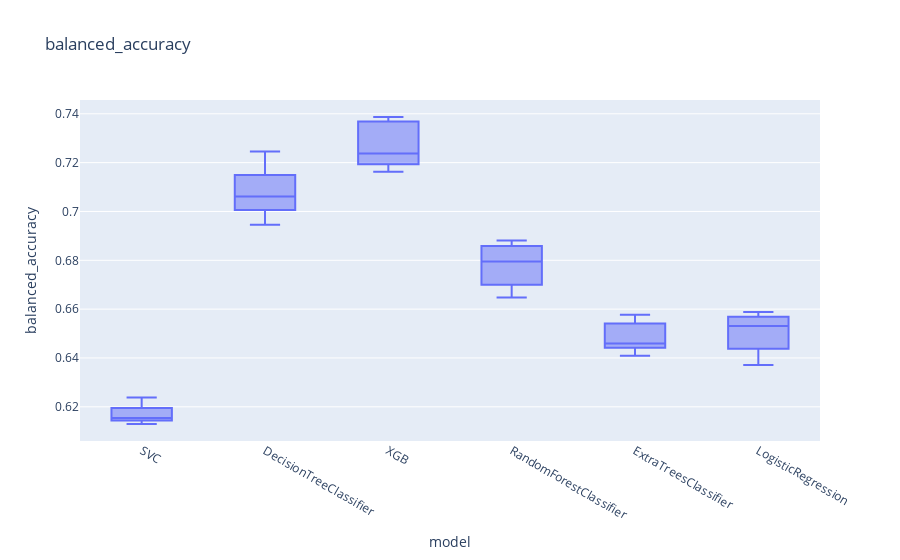
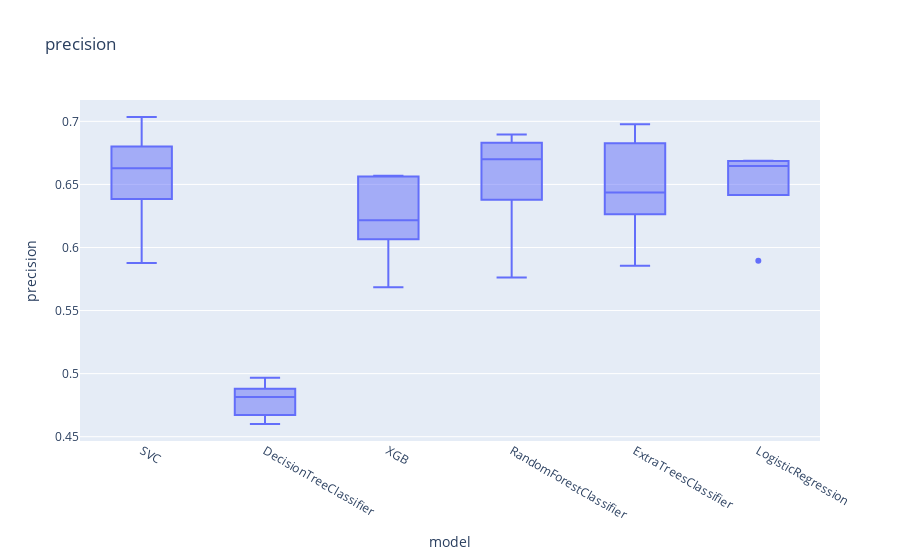
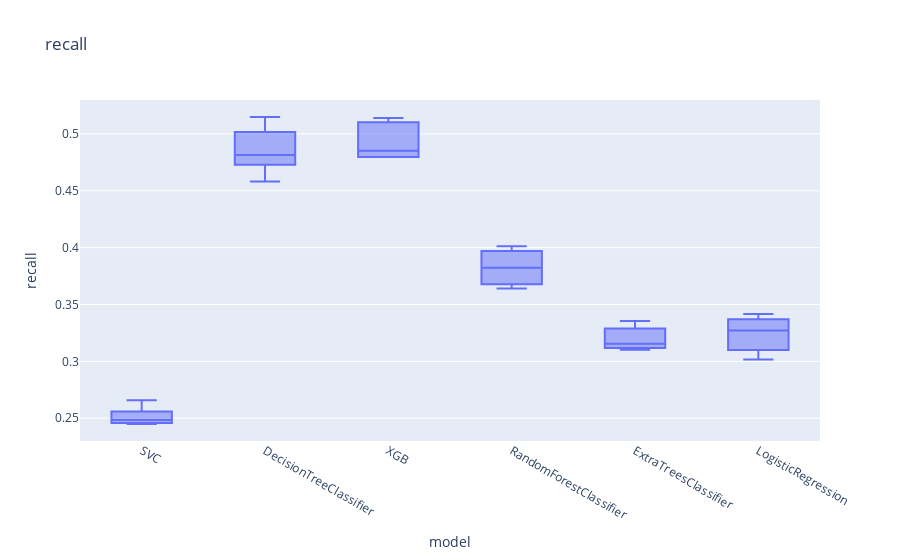
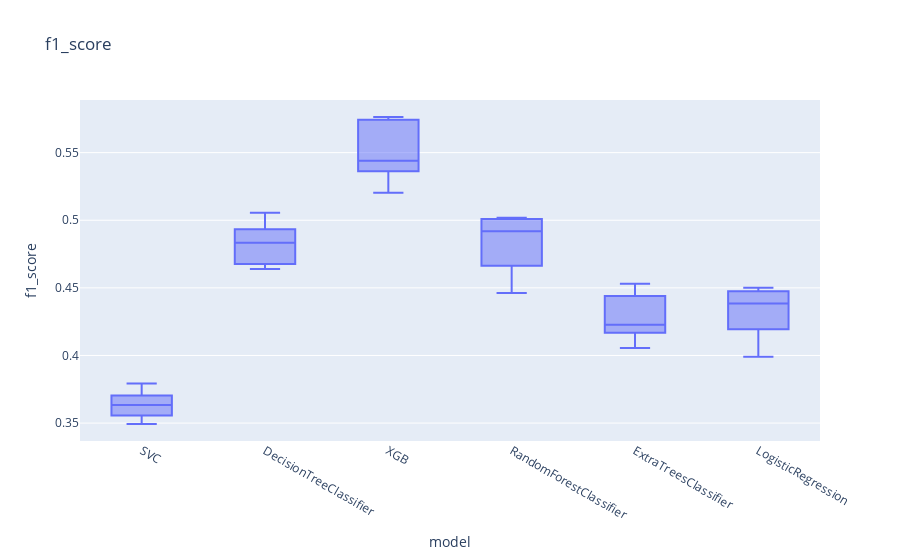

Notebook source saved alongside these figures, in order:
### Markdown cell above
XGB box plot of k-fold cv does not show abnormal high variation comparing with other models.

### Code cell
print(avg_summary(screening))

for i in screening.columns.drop('model'):
    fig = px.box(screening,x='model',y=i,title=i)
    fig.show()

### Figure 1 — Plotly figure (JSON) as saved in the notebook; plotly's stock layout.template omitted (floating-point values rounded to 4 significant figures)
{"data": [{"alignmentgroup": "True", "hovertemplate": "model=%{x}<br>balanced_accuracy=%{y}<extra></extra>", "legendgroup": "", "marker": {"color": "#636efa"}, "name": "", "notched": false, "offsetgroup": "", "orientation": "v", "showlegend": false, "type": "box", "x": ["SVC", "SVC", "SVC", "SVC", "SVC", "DecisionTreeClassifier", "DecisionTreeClassifier", "DecisionTreeClassifier", "DecisionTreeClassifier", "DecisionTreeClassifier", "XGB", "XGB", "XGB", "XGB", "XGB", "RandomForestClassifier", "RandomForestClassifier", "RandomForestClassifier", "RandomForestClassifier", "RandomForestClassifier", "ExtraTreesClassifier", "ExtraTreesClassifier", "ExtraTreesClassifier", "ExtraTreesClassifier", "ExtraTreesClassifier", "LogisticRegression", "LogisticRegression", "LogisticRegression", "LogisticRegression", "LogisticRegression"], "x0": " ", "xaxis": "x", "y": [0.618, 0.6238, 0.6154, 0.613, 0.6149, 0.7061, 0.6946, 0.7118, 0.7026, 0.7245, 0.7387, 0.7204, 0.7363, 0.7163, 0.7238, 0.6795, 0.6717, 0.6851, 0.6647, 0.6881, 0.6529, 0.6459, 0.6577, 0.6409, 0.6452, 0.6588, 0.646, 0.6563, 0.6372, 0.6531], "y0": " ", "yaxis": "y"}], "layout": {"boxmode": "group", "legend": {"tracegroupgap": 0}, "title": {"text": "balanced_accuracy"}, "xaxis": {"anchor": "y", "domain": [0, 1], "title": {"text": "model"}}, "yaxis": {"anchor": "x", "domain": [0, 1], "title": {"text": "balanced_accuracy"}}}}

### Figure 2 — Plotly figure (JSON) as saved in the notebook; plotly's stock layout.template omitted (floating-point values rounded to 4 significant figures)
{"data": [{"alignmentgroup": "True", "hovertemplate": "model=%{x}<br>precision=%{y}<extra></extra>", "legendgroup": "", "marker": {"color": "#636efa"}, "name": "", "notched": false, "offsetgroup": "", "orientation": "v", "showlegend": false, "type": "box", "x": ["SVC", "SVC", "SVC", "SVC", "SVC", "DecisionTreeClassifier", "DecisionTreeClassifier", "DecisionTreeClassifier", "DecisionTreeClassifier", "DecisionTreeClassifier", "XGB", "XGB", "XGB", "XGB", "XGB", "RandomForestClassifier", "RandomForestClassifier", "RandomForestClassifier", "RandomForestClassifier", "RandomForestClassifier", "ExtraTreesClassifier", "ExtraTreesClassifier", "ExtraTreesClassifier", "ExtraTreesClassifier", "ExtraTreesClassifier", "LogisticRegression", "LogisticRegression", "LogisticRegression", "LogisticRegression", "LogisticRegression"], "x0": " ", "xaxis": "x", "y": [0.6724, 0.6628, 0.7034, 0.5877, 0.6553, 0.4851, 0.4697, 0.4814, 0.4601, 0.4967, 0.656, 0.6217, 0.6568, 0.5685, 0.6192, 0.6895, 0.6583, 0.6808, 0.5762, 0.67, 0.6775, 0.64, 0.6977, 0.5855, 0.6436, 0.6589, 0.6687, 0.6685, 0.5895, 0.6647], "y0": " ", "yaxis": "y"}], "layout": {"boxmode": "group", "legend": {"tracegroupgap": 0}, "title": {"text": "precision"}, "xaxis": {"anchor": "y", "domain": [0, 1], "title": {"text": "model"}}, "yaxis": {"anchor": "x", "domain": [0, 1], "title": {"text": "precision"}}}}

### Figure 3 — Plotly figure (JSON) as saved in the notebook; plotly's stock layout.template omitted (floating-point values rounded to 4 significant figures)
{"data": [{"alignmentgroup": "True", "hovertemplate": "model=%{x}<br>recall=%{y}<extra></extra>", "legendgroup": "", "marker": {"color": "#636efa"}, "name": "", "notched": false, "offsetgroup": "", "orientation": "v", "showlegend": false, "type": "box", "x": ["SVC", "SVC", "SVC", "SVC", "SVC", "DecisionTreeClassifier", "DecisionTreeClassifier", "DecisionTreeClassifier", "DecisionTreeClassifier", "DecisionTreeClassifier", "XGB", "XGB", "XGB", "XGB", "XGB", "RandomForestClassifier", "RandomForestClassifier", "RandomForestClassifier", "RandomForestClassifier", "RandomForestClassifier", "ExtraTreesClassifier", "ExtraTreesClassifier", "ExtraTreesClassifier", "ExtraTreesClassifier", "ExtraTreesClassifier", "LogisticRegression", "LogisticRegression", "LogisticRegression", "LogisticRegression", "LogisticRegression"], "x0": " ", "xaxis": "x", "y": [0.2528, 0.2657, 0.245, 0.2486, 0.246, 0.4815, 0.4582, 0.4973, 0.4778, 0.5148, 0.5139, 0.4798, 0.5091, 0.4798, 0.4852, 0.3824, 0.369, 0.3958, 0.3642, 0.4012, 0.3269, 0.3155, 0.3355, 0.3102, 0.3123, 0.3417, 0.3127, 0.3355, 0.3015, 0.3271], "y0": " ", "yaxis": "y"}], "layout": {"boxmode": "group", "legend": {"tracegroupgap": 0}, "title": {"text": "recall"}, "xaxis": {"anchor": "y", "domain": [0, 1], "title": {"text": "model"}}, "yaxis": {"anchor": "x", "domain": [0, 1], "title": {"text": "recall"}}}}

### Figure 4 — Plotly figure (JSON) as saved in the notebook; plotly's stock layout.template omitted (floating-point values rounded to 4 significant figures)
{"data": [{"alignmentgroup": "True", "hovertemplate": "model=%{x}<br>f1_score=%{y}<extra></extra>", "legendgroup": "", "marker": {"color": "#636efa"}, "name": "", "notched": false, "offsetgroup": "", "orientation": "v", "showlegend": false, "type": "box", "x": ["SVC", "SVC", "SVC", "SVC", "SVC", "DecisionTreeClassifier", "DecisionTreeClassifier", "DecisionTreeClassifier", "DecisionTreeClassifier", "DecisionTreeClassifier", "XGB", "XGB", "XGB", "XGB", "XGB", "RandomForestClassifier", "RandomForestClassifier", "RandomForestClassifier", "RandomForestClassifier", "RandomForestClassifier", "ExtraTreesClassifier", "ExtraTreesClassifier", "ExtraTreesClassifier", "ExtraTreesClassifier", "ExtraTreesClassifier", "LogisticRegression", "LogisticRegression", "LogisticRegression", "LogisticRegression", "LogisticRegression"], "x0": " ", "xaxis": "x", "y": [0.3674, 0.3794, 0.3634, 0.3494, 0.3578, 0.4833, 0.4639, 0.4892, 0.4688, 0.5056, 0.5763, 0.5416, 0.5736, 0.5204, 0.544, 0.492, 0.4729, 0.5006, 0.4463, 0.5019, 0.441, 0.4226, 0.4531, 0.4055, 0.4205, 0.45, 0.4261, 0.4467, 0.399, 0.4384], "y0": " ", "yaxis": "y"}], "layout": {"boxmode": "group", "legend": {"tracegroupgap": 0}, "title": {"text": "f1_score"}, "xaxis": {"anchor": "y", "domain": [0, 1], "title": {"text": "model"}}, "yaxis": {"anchor": "x", "domain": [0, 1], "title": {"text": "f1_score"}}}}
